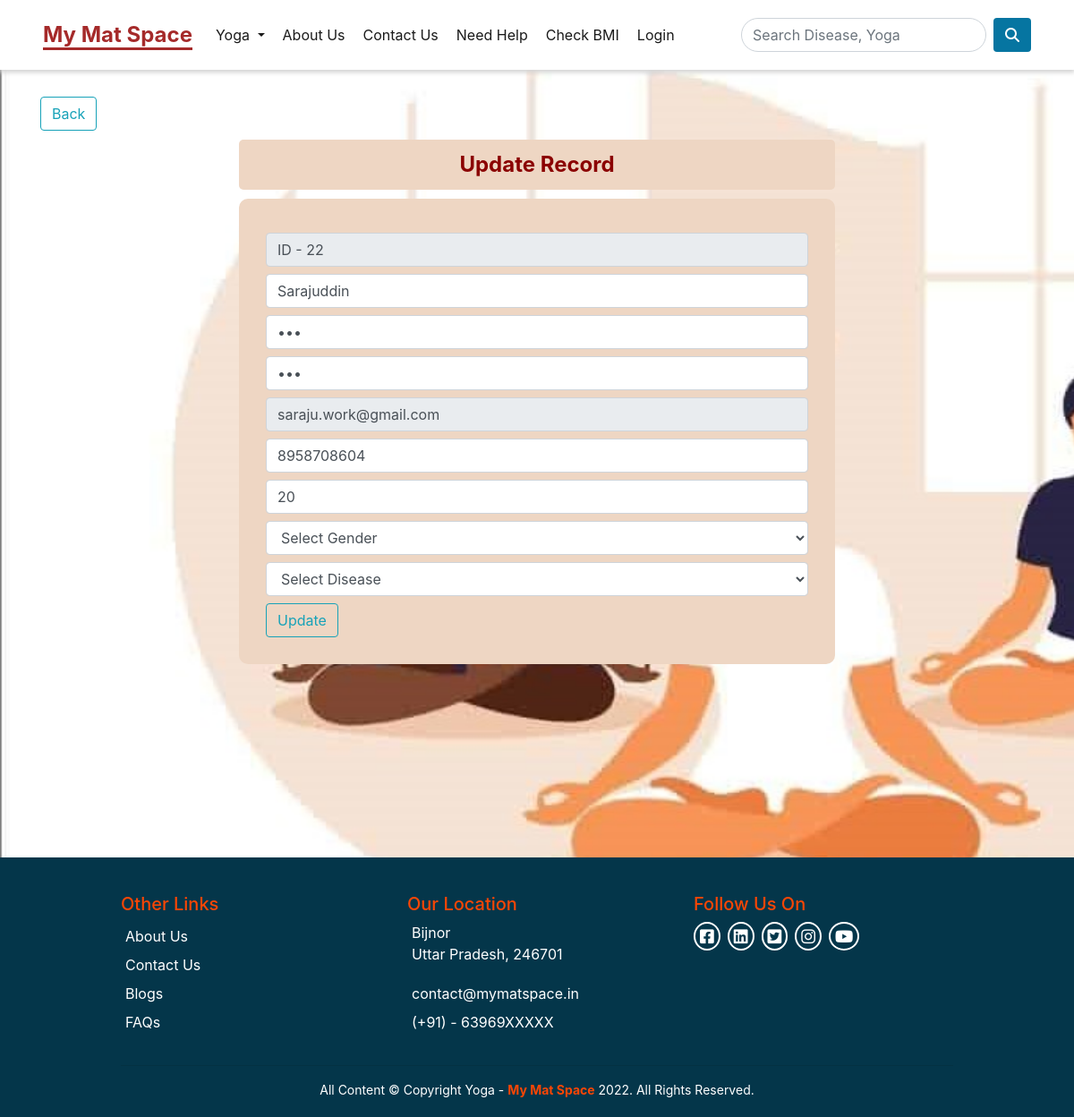
The page /update/22/ on the database its author committed.
### Yoga_App/models.py (models this page shows)
class MemberTable(models.Model):
  id = models.AutoField(primary_key=True)
  fullname = models.CharField(max_length=255)
  pass1 = models.CharField(max_length=255)
  pass2 = models.CharField(max_length=255)
  email = models.CharField(max_length=255)
  mobile = models.CharField(max_length=20)
  age = models.CharField(max_length=5)
  gender = models.CharField(max_length=20)
  disease = models.CharField(max_length=50, null=True, blank=True)

### Yoga_App/views.py (the view, shortened to what this page needs)
# urls.py: path('update/<int:num>/', views.updateRecord, name='update'),
def updateRecord(request, num):
    data = MemberTable.objects.get(id=num)
    if data:
        diseases = DiseaseTable.objects.all().values()
        return render(request, 'update.html',{'data':data, 'title':'Update Record', 'logo':'My-Mat-Space', 'diseases':diseases})
    return render(request, 'update.html')

### Yoga_App/templates/update.html (shortened to what this page needs)
{% include 'header.html' %}
    <div id ="first">
        <div class="container">
            <div id="second" >
                <a href="/home/profile" class="btn btn-outline-info">Back</a>
                <div class="label">Update Record</div>
                <form action="/update/{{data.id}}/" method="post">
                    <input type="text" readonly value="ID - {{data.id}}" class="form-control">
                    <input type="text" required name="fullname" value="{{data.fullname}}" placeholder="Full Name" class="form-control">
                    <input type="password" required name="pass1" placeholder="Password" class="form-control" value="{{data.pass1}}">
                    <input type="password" required name="pass2" value="{{data.pass2}}" placeholder="Confirm Password" class="form-control">
                    <input type="email" readonly name="email" placeholder="Email ID" class="form-control" value="{{data.email}}">
                    <input type="tel" required name="mobile" placeholder="Mobile No." class="form-control" value="{{data.mobile}}">
                    <input type="number" required name="age" placeholder="Enter Age" class="form-control" value="{{data.age}}">
                    <select name="gender" required class="form-control">
                        <option value="" selected>Select Gender</option>
                    </select>
                    <select name="disease" required class="form-control">
                        <option value="" selected>Select Disease</option>
                    </select>
                    <button type="submit" class="btn btn-outline-info">Update</button>
                </form>
            </div>
        </div>
    </div>
{% include 'footer.html' %}

### static/css/style.css (style rules this page uses)
* { margin: 0px; padding: 0px; box-sizing: border-box; }
html { scroll-behavior: smooth; }
a { text-decoration: none; }
#first { background-image: url("/static/img/login-bg-img.jpg"); background-attachment: fixed; width: 100%; height:110vh; background-size: cover; }
#second { padding-top: 30px; }
#second form input, select { margin: 8px 0px; }
#second form { width:60%; border-radius :10px; padding: 30px; margin: 0px auto ; background-color: #eed6c3; }
.label { width:60%; border-radius :5px; padding: 10px; margin: 10px auto ; background-color: #eed6c3; color: darkred; font-weight: 700; font-size: 24px; text-align: center; }

### static/css/yoga-for-women.css (style rules this page uses)
* { box-sizing: border-box; margin: 0px; padding: 0px; }

### static/css/yoga-for-men.css (style rules this page uses)
* { box-sizing: border-box; margin: 0px; padding: 0px; }

### rows shown on the page
MemberTable: id "ID - 22", fullname "Sarajuddin", email "saraju.work@gmail.com", mobile "8958708604", age "20"
